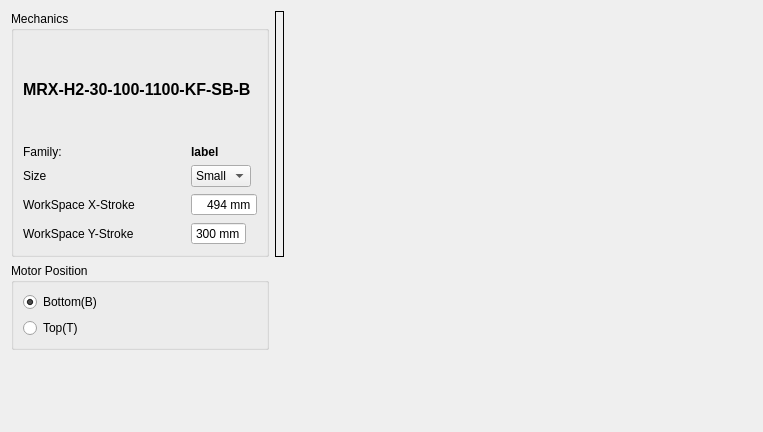
<?xml version="1.0" encoding="UTF-8"?>
<ui version="4.0">
 <class>H2Configuration</class>
 <widget class="QWidget" name="H2Configuration">
  <property name="geometry">
   <rect>
    <x>0</x>
    <y>0</y>
    <width>763</width>
    <height>432</height>
   </rect>
  </property>
  <property name="baseSize">
   <size>
    <width>0</width>
    <height>0</height>
   </size>
  </property>
  <property name="windowTitle">
   <string>Form</string>
  </property>
  <layout class="QGridLayout" name="gridLayout_2">
   <item row="0" column="2">
    <widget class="QLabel" name="label_picture">
     <property name="styleSheet">
      <string notr="true"/>
     </property>
     <property name="frameShape">
      <enum>QFrame::Box</enum>
     </property>
     <property name="text">
      <string/>
     </property>
     <property name="pixmap">
      <pixmap resource="../res/res.qrc">:/res/image/h2configuration/size_bottom.png</pixmap>
     </property>
     <property name="scaledContents">
      <bool>false</bool>
     </property>
    </widget>
   </item>
   <item row="0" column="3">
    <spacer name="horizontalSpacer_2">
     <property name="orientation">
      <enum>Qt::Horizontal</enum>
     </property>
     <property name="sizeHint" stdset="0">
      <size>
       <width>40</width>
       <height>20</height>
      </size>
     </property>
    </spacer>
   </item>
   <item row="0" column="0">
    <widget class="QGroupBox" name="groupBox_3">
     <property name="title">
      <string>Mechanics</string>
     </property>
     <layout class="QGridLayout" name="gridLayout_3">
      <item row="5" column="0">
       <widget class="QLabel" name="workSpaceStrokeXLabel">
        <property name="text">
         <string>WorkSpace X-Stroke</string>
        </property>
       </widget>
      </item>
      <item row="6" column="0">
       <widget class="QLabel" name="workSpaceStrokeYLabel">
        <property name="text">
         <string>WorkSpace Y-Stroke</string>
        </property>
       </widget>
      </item>
      <item row="3" column="0">
       <widget class="QLabel" name="label_2">
        <property name="sizePolicy">
         <sizepolicy hsizetype="Preferred" vsizetype="Fixed">
          <horstretch>0</horstretch>
          <verstretch>0</verstretch>
         </sizepolicy>
        </property>
        <property name="text">
         <string>Family:</string>
        </property>
       </widget>
      </item>
      <item row="1" column="0" colspan="2">
       <widget class="QLabel" name="label_model">
        <property name="sizePolicy">
         <sizepolicy hsizetype="Preferred" vsizetype="Fixed">
          <horstretch>0</horstretch>
          <verstretch>0</verstretch>
         </sizepolicy>
        </property>
        <property name="font">
         <font>
          <pointsize>12</pointsize>
          <weight>75</weight>
          <bold>true</bold>
         </font>
        </property>
        <property name="text">
         <string>MRX-H2-30-100-1100-KF-SB-B</string>
        </property>
       </widget>
      </item>
      <item row="4" column="0">
       <widget class="QLabel" name="sizeLabel">
        <property name="text">
         <string>Size</string>
        </property>
       </widget>
      </item>
      <item row="3" column="1">
       <widget class="QLabel" name="label_family">
        <property name="font">
         <font>
          <weight>75</weight>
          <bold>true</bold>
         </font>
        </property>
        <property name="text">
         <string>label</string>
        </property>
       </widget>
      </item>
      <item row="5" column="1" colspan="2">
       <widget class="QSpinBox" name="spinBox_X">
        <property name="sizePolicy">
         <sizepolicy hsizetype="Preferred" vsizetype="Fixed">
          <horstretch>0</horstretch>
          <verstretch>0</verstretch>
         </sizepolicy>
        </property>
        <property name="alignment">
         <set>Qt::AlignRight|Qt::AlignTrailing|Qt::AlignVCenter</set>
        </property>
        <property name="buttonSymbols">
         <enum>QAbstractSpinBox::NoButtons</enum>
        </property>
        <property name="suffix">
         <string> mm</string>
        </property>
        <property name="minimum">
         <number>0</number>
        </property>
        <property name="maximum">
         <number>494</number>
        </property>
        <property name="singleStep">
         <number>10</number>
        </property>
        <property name="value">
         <number>494</number>
        </property>
       </widget>
      </item>
      <item row="6" column="1" colspan="2">
       <widget class="QSpinBox" name="spinBox_Y">
        <property name="sizePolicy">
         <sizepolicy hsizetype="Fixed" vsizetype="Fixed">
          <horstretch>0</horstretch>
          <verstretch>0</verstretch>
         </sizepolicy>
        </property>
        <property name="alignment">
         <set>Qt::AlignRight|Qt::AlignTrailing|Qt::AlignVCenter</set>
        </property>
        <property name="buttonSymbols">
         <enum>QAbstractSpinBox::NoButtons</enum>
        </property>
        <property name="suffix">
         <string> mm</string>
        </property>
        <property name="minimum">
         <number>0</number>
        </property>
        <property name="maximum">
         <number>770</number>
        </property>
        <property name="singleStep">
         <number>10</number>
        </property>
        <property name="value">
         <number>300</number>
        </property>
       </widget>
      </item>
      <item row="2" column="0" colspan="2">
       <spacer name="verticalSpacer_2">
        <property name="orientation">
         <enum>Qt::Vertical</enum>
        </property>
        <property name="sizeHint" stdset="0">
         <size>
          <width>20</width>
          <height>40</height>
         </size>
        </property>
       </spacer>
      </item>
      <item row="0" column="0" colspan="2">
       <spacer name="verticalSpacer_3">
        <property name="orientation">
         <enum>Qt::Vertical</enum>
        </property>
        <property name="sizeHint" stdset="0">
         <size>
          <width>20</width>
          <height>40</height>
         </size>
        </property>
       </spacer>
      </item>
      <item row="4" column="1">
       <widget class="QComboBox" name="sizeComboBox">
        <property name="sizePolicy">
         <sizepolicy hsizetype="Fixed" vsizetype="Fixed">
          <horstretch>0</horstretch>
          <verstretch>0</verstretch>
         </sizepolicy>
        </property>
        <property name="editable">
         <bool>false</bool>
        </property>
        <item>
         <property name="text">
          <string>Small</string>
         </property>
        </item>
        <item>
         <property name="text">
          <string>Big</string>
         </property>
        </item>
       </widget>
      </item>
     </layout>
    </widget>
   </item>
   <item row="1" column="0">
    <layout class="QGridLayout" name="gridLayout">
     <item row="0" column="0">
      <widget class="QGroupBox" name="groupBox_2">
       <property name="title">
        <string>Motor Position</string>
       </property>
       <layout class="QVBoxLayout" name="verticalLayout_3">
        <item>
         <widget class="QRadioButton" name="radioButton_b">
          <property name="text">
           <string>Bottom(B)</string>
          </property>
          <property name="checked">
           <bool>true</bool>
          </property>
         </widget>
        </item>
        <item>
         <widget class="QRadioButton" name="radioButton_t">
          <property name="text">
           <string>Top(T)</string>
          </property>
         </widget>
        </item>
       </layout>
      </widget>
     </item>
    </layout>
   </item>
   <item row="2" column="0">
    <spacer name="verticalSpacer">
     <property name="orientation">
      <enum>Qt::Vertical</enum>
     </property>
     <property name="sizeHint" stdset="0">
      <size>
       <width>20</width>
       <height>40</height>
      </size>
     </property>
    </spacer>
   </item>
  </layout>
 </widget>
 <resources>
  <include location="../res/res.qrc"/>
 </resources>
 <connections/>
</ui>
